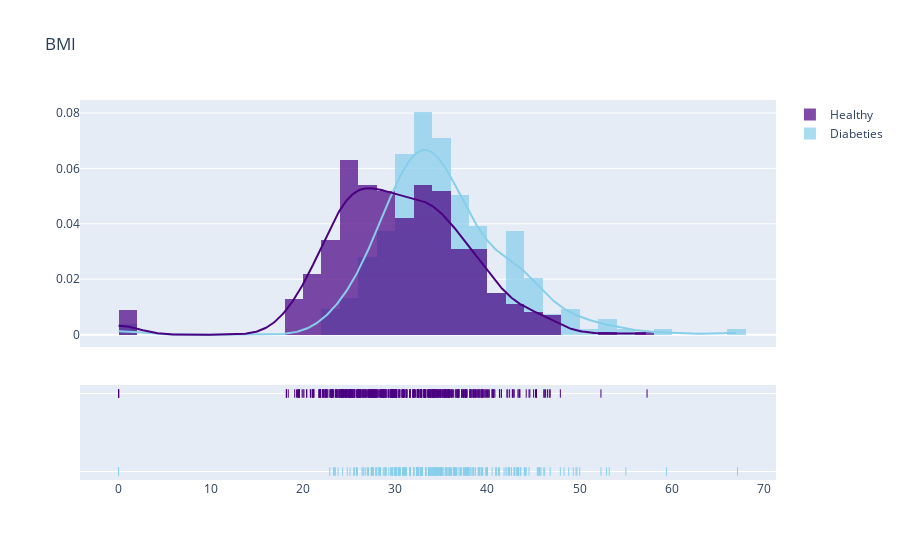

The notebook cell saved with this chart:
### Code cell
density_plot('BMI',0)

### Figure 1 — Plotly figure (JSON) as saved in the notebook; plotly's stock layout.template omitted (floating-point values rounded to 4 significant figures; data arrays with more than 128 entries replaced by an {"elided": "..."} marker saying what was removed)
{"data": [{"autobinx": false, "histnorm": "probability density", "legendgroup": "Diabeties", "marker": {"color": "skyblue"}, "name": "Diabeties", "opacity": 0.7, "type": "histogram", "x": {"elided": "268 float values"}, "xaxis": "x", "xbins": {"end": 67.1, "size": 0, "start": 0}, "yaxis": "y"}, {"autobinx": false, "histnorm": "probability density", "legendgroup": "Healthy", "marker": {"color": "indigo"}, "name": "Healthy", "opacity": 0.7, "type": "histogram", "x": {"elided": "500 float values"}, "xaxis": "x", "xbins": {"end": 57.3, "size": 0, "start": 0}, "yaxis": "y"}, {"legendgroup": "Diabeties", "marker": {"color": "skyblue"}, "mode": "lines", "name": "Diabeties", "showlegend": false, "type": "scatter", "x": {"elided": "500 float values"}, "xaxis": "x", "y": {"elided": "500 float values"}, "yaxis": "y"}, {"legendgroup": "Healthy", "marker": {"color": "indigo"}, "mode": "lines", "name": "Healthy", "showlegend": false, "type": "scatter", "x": {"elided": "500 float values"}, "xaxis": "x", "y": {"elided": "500 float values"}, "yaxis": "y"}, {"legendgroup": "Diabeties", "marker": {"color": "skyblue", "symbol": "line-ns-open"}, "mode": "markers", "name": "Diabeties", "showlegend": false, "type": "scatter", "x": {"elided": "268 float values"}, "xaxis": "x", "y": {"elided": "268 str values"}, "yaxis": "y2"}, {"legendgroup": "Healthy", "marker": {"color": "indigo", "symbol": "line-ns-open"}, "mode": "markers", "name": "Healthy", "showlegend": false, "type": "scatter", "x": {"elided": "500 float values"}, "xaxis": "x", "y": {"elided": "500 str values"}, "yaxis": "y2"}], "layout": {"barmode": "overlay", "hovermode": "closest", "legend": {"traceorder": "reversed"}, "title": {"text": "BMI"}, "xaxis": {"anchor": "y2", "domain": [0, 1], "zeroline": false}, "yaxis": {"anchor": "free", "domain": [0.35, 1], "position": 0}, "yaxis2": {"anchor": "x", "domain": [0, 0.25], "dtick": 1, "showticklabels": false}}}
